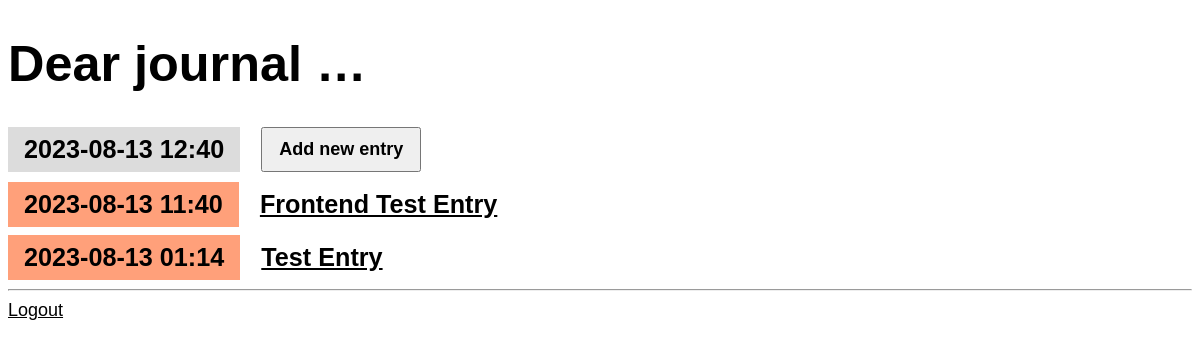
The app's page / (signed in) with its own data.
### entries/models.py (models this page shows, shortened)
class Entry(models.Model):
    title = models.CharField(max_length=200)
    content = models.TextField()
    date_created = models.DateTimeField(default=timezone.now)
    class Meta:
        verbose_name_plural = "Entries"

### entries/views.py (the view)
class EntryListView(LockedView, ListView):
    model = Entry
    queryset = Entry.objects.all().order_by("-date_created")

### entries/templates/entries/entry_list.html
{% extends "entries/base.html" %}
{% block content %}
    <article>
        <h2 class="mark">{% now "Y-m-d H:i" %}</em></h2>
        <a href="{% url 'entry-create' %}"><button>Add new entry</button></a>
    </article>
    {% for entry in entry_list %}
        <article>
            <h2 class="{{ entry.date_created|date:'l' }}">
                {{ entry.date_created|date:'Y-m-d H:i' }}
            </h2>
            <h3>
                <a href="{% url 'entry-detail' entry.id %}">
                    {{ entry.title }}
                </a>
            </h3>
        </article>
    {% endfor %}
{% endblock %}

### entries/static/css/diary.css (style rules this page uses)
* { box-sizing: border-box; }
body { font-family: sans-serif; font-size: 18px; }
a { color: inherit; }
h2, h3 { font-size: 1.4em; margin: 0; display: inline-block; padding: 0.5rem 1rem; vertical-align: top; }
h2 { background-color: aquamarine; }
.mark { background-color: gainsboro; }
article { margin-bottom: 0.5rem; }
button, textarea, input { font-size: inherit; min-height: 2.5em; padding: 0 1rem; }
button, input[type="submit"] { margin: 0 1rem 2px 1rem; cursor: pointer; font-weight: bold; min-width: 8rem; }
.Saturday, .Sunday { background-color: lightsalmon; }

### records on screen
Entry: date_created "2023-08-13 11:40", title "Frontend Test Entry"
Entry: date_created "2023-08-13 01:14", title "Test Entry"
